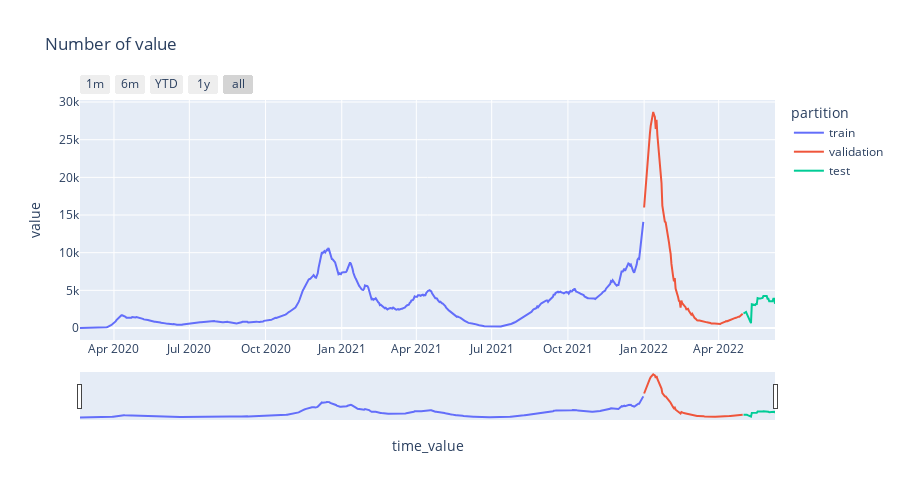

The notebook cell this image was saved under:
### Code cell
# Interactive plot of time series
# ==============================================================================
data.loc[:end_train, 'partition'] = 'train'
data.loc[end_train:end_validation, 'partition'] = 'validation'
data.loc[end_validation:, 'partition'] = 'test'

fig = px.line(
    data_frame = data.reset_index(),
    x      = 'time_value',
    y      = 'value',
    color  = 'partition',
    title  = 'Number of value',
    width  = 900,
    height = 500
)

fig.update_xaxes(
    rangeslider_visible=True,
    rangeselector=dict(
        buttons=list([
            dict(count=1, label="1m", step="month", stepmode="backward"),
            dict(count=6, label="6m", step="month", stepmode="backward"),
            dict(count=1, label="YTD", step="year", stepmode="todate"),
            dict(count=1, label="1y", step="year", stepmode="backward"),
            dict(step="all")
        ])
    )
)

fig.show()

data=data.drop(columns='partition')
